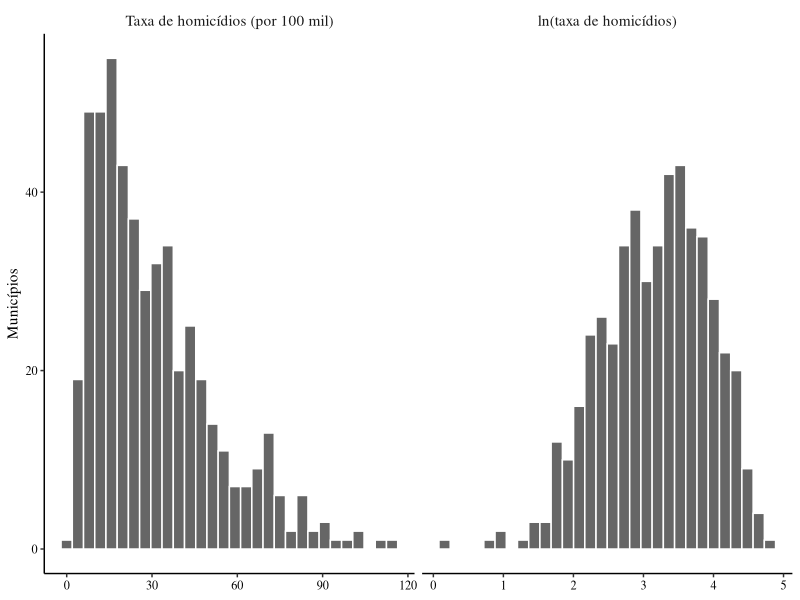
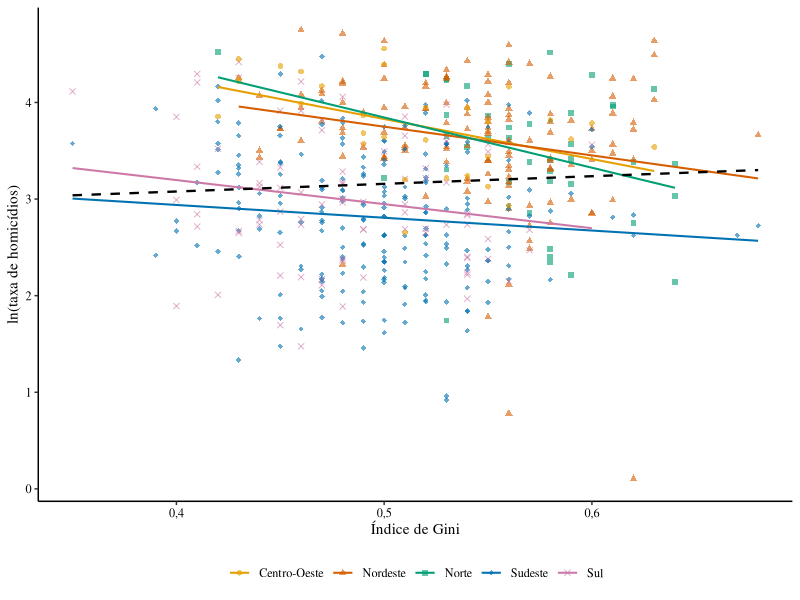
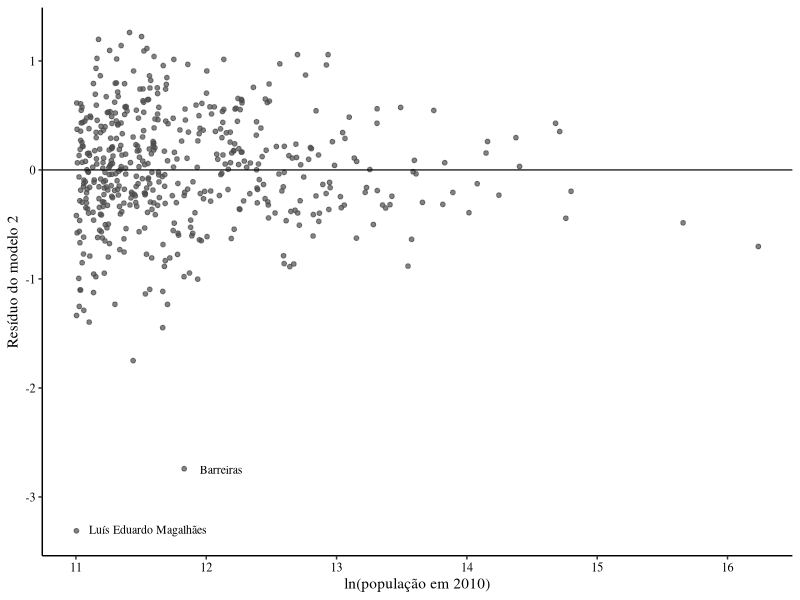
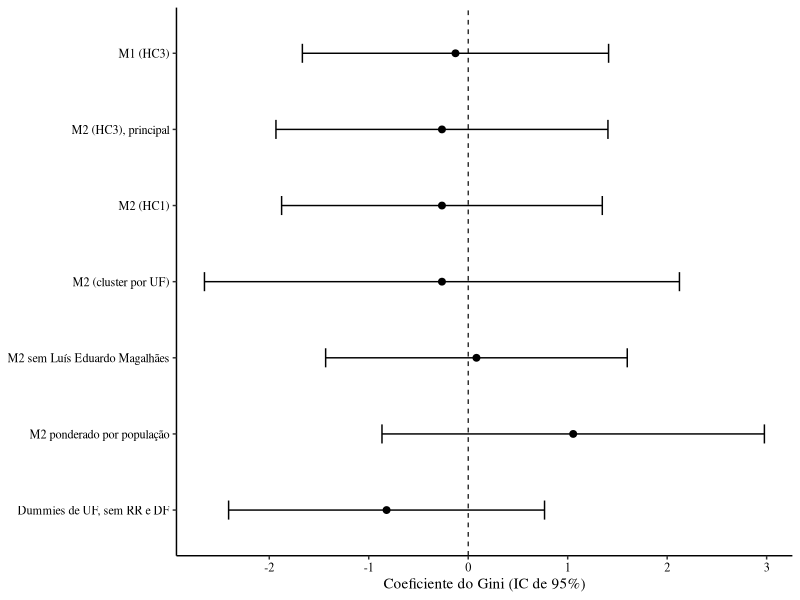
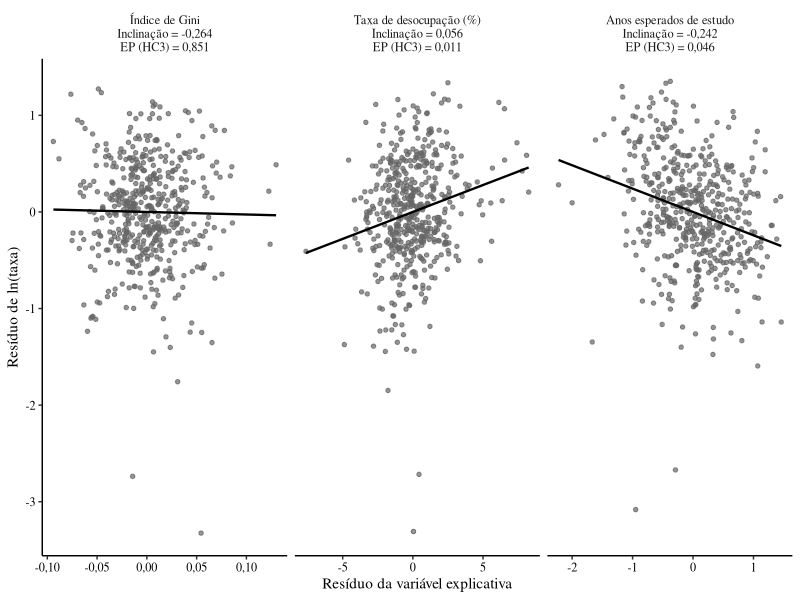

Recreate these plots in R, in order.
library(ggplot2)
d <- read.csv("dados/final/base_final.csv", fileEncoding = "UTF-8-BOM")
d$ln_taxa <- log(d$taxa_homicidio)
d$ln_dens <- log(d$densidade)
f2 <- ln_taxa ~ gini + desocupacao + anos_estudo_esperados + ln_renda_pc + pct_jovens_homens + pct_urbano + ln_pop + ln_dens + d_norte + d_nordeste + d_sul + d_centro_oeste
m2 <- lm(f2, d)
r <- read.csv("tabelas/robustez.csv")
r <- r[r$var == "gini", ]
dir.create("figuras", showWarnings = FALSE)
vc <- scales::label_number(decimal.mark = ",", big.mark = ".")
tema <- theme_classic(base_size = 11, base_family = "serif") + theme(axis.text = element_text(color = "black"), strip.background = element_blank(), strip.text = element_text(size = 11), legend.position = "bottom")
h <- rbind(data.frame(v = "Taxa de homicídios (por 100 mil)", x = d$taxa_homicidio), data.frame(v = "ln(taxa de homicídios)", x = d$ln_taxa))
h$v <- factor(h$v, levels = unique(h$v))
g1 <- ggplot(h, aes(x)) + geom_histogram(bins = 30, fill = "grey40", color = "white") + facet_wrap(~v, scales = "free_x") + scale_x_continuous(labels = vc) + labs(x = NULL, y = "Municípios") + tema
cores <- c("Centro-Oeste" = "#E69F00", "Nordeste" = "#D55E00", "Norte" = "#009E73", "Sudeste" = "#0072B2", "Sul" = "#CC79A7")
g3 <- ggplot(d, aes(gini, ln_taxa, color = regiao, shape = regiao)) + geom_point(alpha = 0.6, size = 1.6) + geom_smooth(method = "lm", se = FALSE, linewidth = 0.7) + geom_smooth(aes(group = 1), method = "lm", se = FALSE, color = "black", linetype = "dashed", linewidth = 0.8) + scale_color_manual(values = cores) + scale_shape_manual(values = c(16, 17, 15, 18, 4)) + scale_x_continuous(labels = vc) + scale_y_continuous(labels = vc) + labs(x = "Índice de Gini", y = "ln(taxa de homicídios)", color = NULL, shape = NULL) + tema
g4 <- ggplot(data.frame(ln_pop = d$ln_pop, res = resid(m2)), aes(ln_pop, res)) + geom_point(color = "grey30", size = 1.3, alpha = 0.7) + geom_hline(yintercept = 0, linewidth = 0.4) + annotate("text", x = 11.1, y = -3.3, label = "Luís Eduardo Magalhães", hjust = 0, size = 3, family = "serif") + annotate("text", x = 11.95, y = -2.75, label = "Barreiras", hjust = 0, size = 3, family = "serif") + scale_x_continuous(labels = vc) + scale_y_continuous(labels = vc) + labs(x = "ln(população em 2010)", y = "Resíduo do modelo 2") + tema
lab <- c("M1 (HC3)", "M2 (HC3), principal", "M2 (HC1)", "M2 (cluster por UF)", "M2 sem Luís Eduardo Magalhães", "M2 ponderado por população", "Dummies de UF, sem RR e DF")
k <- ifelse(r$modelo == "M2 cluster UF", qt(0.975, 26), 1.96)
r$lo <- r$beta - k * r$ep
r$hi <- r$beta + k * r$ep
r$modelo <- factor(r$modelo, levels = rev(unique(r$modelo)), labels = rev(lab))
g5 <- ggplot(r, aes(beta, modelo)) + geom_vline(xintercept = 0, linetype = "dashed", linewidth = 0.4) + geom_errorbar(aes(xmin = lo, xmax = hi), orientation = "y", width = 0.25, linewidth = 0.5) + geom_point(size = 2) + scale_x_continuous(labels = vc) + labs(x = "Coeficiente do Gini (IC de 95%)", y = NULL) + tema
ggsave("figuras/distribuicao_taxa.png", g1, width = 6.3, height = 3, dpi = 300, bg = "white")
ggsave("figuras/gini_regiao.png", g3, width = 6.3, height = 4.2, dpi = 300, bg = "white")
ggsave("figuras/residuos_ln_pop.png", g4, width = 6.3, height = 3.5, dpi = 300, bg = "white")
ggsave("figuras/robustez_gini.png", g5, width = 6.3, height = 3.5, dpi = 300, bg = "white")
library(sandwich)
f3 <- function(x) format(round(x, 3), nsmall = 3, decimal.mark = ",")
vars <- c("gini", "desocupacao", "anos_estudo_esperados")
nomes <- c("Índice de Gini", "Taxa de desocupação (%)", "Anos esperados de estudo")
V <- vcovHC(m2, "HC3")
av <- do.call(rbind, lapply(1:3, function(i) {
  y <- resid(lm(update(f2, as.formula(paste(". ~ . -", vars[i]))), d))
  x <- resid(lm(update(f2, as.formula(paste(vars[i], "~ . -", vars[i]))), d))
  data.frame(v = paste0(nomes[i], "\nInclinação = ", f3(coef(m2)[vars[i]]), "\nEP (HC3) = ", f3(sqrt(V[vars[i], vars[i]]))), x = x, y = y)
}))
av$v <- factor(av$v, levels = unique(av$v))
g6 <- ggplot(av, aes(x, y)) + geom_point(color = "grey40", size = 1.2, alpha = 0.7) + geom_smooth(method = "lm", se = FALSE, color = "black", linewidth = 0.8) + facet_wrap(~v, scales = "free_x") + scale_x_continuous(labels = vc) + scale_y_continuous(labels = vc) + labs(x = "Resíduo da variável explicativa", y = "Resíduo de ln(taxa)") + tema + theme(strip.text = element_text(size = 9))
ggsave("figuras/regressao_parcial.png", g6, width = 6.3, height = 3.4, dpi = 300, bg = "white")
